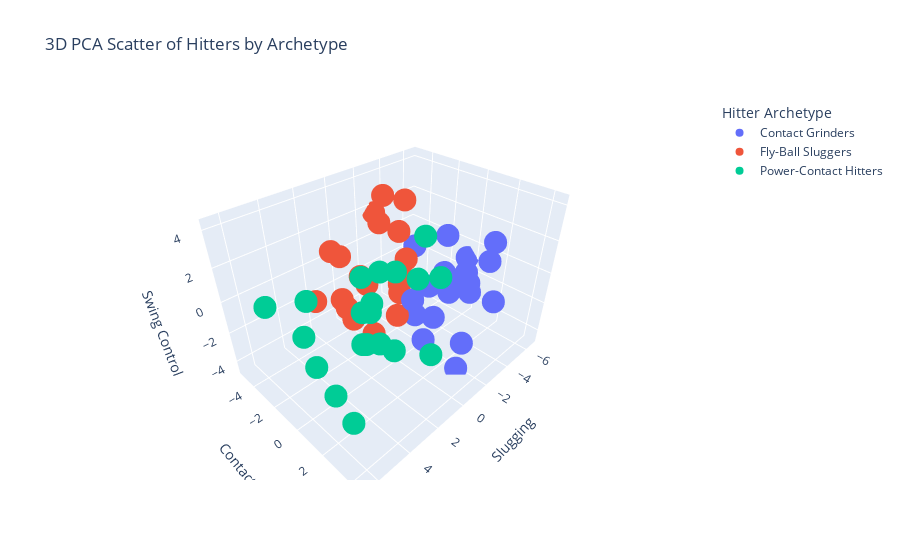

Notebook code for this chart:
### Code cell
# 3D PCA Scatter Plot with Updated Archetypes
cluster_map = {
    0: 'Contact Grinders',
    1: 'Power-Contact Hitters',
    2: 'Fly-Ball Sluggers'
}
pc_df['Archetype'] = pc_df['cluster'].map(cluster_map)

# Sample up to 20 points per archetype
sampled = (
    pc_df.groupby('Archetype')
         .apply(lambda grp: grp.sample(n=min(len(grp), 20), random_state= 2))
         .reset_index(drop=True)
)

fig = px.scatter_3d(
    sampled,
    x='Power (PC1)', y='Quality Of Contact (PC2)', z='Swing Control (PC3)',
    color='Archetype',
    title='3D PCA Scatter of Hitters by Archetype',
    labels={
        'Power (PC1)':               'Slugging',
        'Quality Of Contact (PC2)':  'Contact',
        'Swing Control (PC3)':       'Swing Control',
        'Archetype':                 'Hitter Archetype'
    }
)
fig.show()

### Figure 1 — Plotly figure (JSON) as saved in the notebook; plotly's stock layout.template omitted (floating-point values rounded to 4 significant figures)
{"data": [{"hovertemplate": "Hitter Archetype=Contact Grinders<br>Slugging=%{x}<br>Contact=%{y}<br>Swing Control=%{z}<extra></extra>", "legendgroup": "Contact Grinders", "marker": {"color": "#636efa", "symbol": "circle"}, "mode": "markers", "name": "Contact Grinders", "scene": "scene", "showlegend": true, "type": "scatter3d", "x": [-5.902, 0.1452, -5.604, -2.347, -6.596, -1.809, -1.042, -3.276, -1.654, -4.956, -0.9249, -0.08205, -0.2899, -6.136, -4.027, -3.231, -2.85, -1.109, -1.898, -1.608], "y": [-0.001795, 1.159, 1.728, 2.461, -0.5073, 2.99, 3.638, -1.882, 0.6688, 2.293, 0.3908, 2.348, 1.592, -1.773, 1.065, 2.077, 0.7052, 2.401, 4.461, 2.938], "z": [-1.894, 0.06976, 0.04786, 1.15, -1.075, -2.87, 1.184, 0.5361, -0.2228, 1.751, -1.895, -0.4916, -2.545, 0.1586, -0.7138, -0.1112, 0.1083, 0.5298, 0.6167, -4.627]}, {"hovertemplate": "Hitter Archetype=Fly-Ball Sluggers<br>Slugging=%{x}<br>Contact=%{y}<br>Swing Control=%{z}<extra></extra>", "legendgroup": "Fly-Ball Sluggers", "marker": {"color": "#EF553B", "symbol": "circle"}, "mode": "markers", "name": "Fly-Ball Sluggers", "scene": "scene", "showlegend": true, "type": "scatter3d", "x": [-0.6682, -2.252, 0.02214, -3.053, -0.9882, 2.568, -0.3288, 2.381, 1.437, 1.773, -1.966, -1.817, 1.844, 1.139, -0.9903, 2.146, 0.5805, -2.466, -0.8701, -3.062], "y": [-3.755, -3.764, -0.02094, -5.065, -2.083, -1.996, -5.142, -4.062, -0.7681, -1.545, -1.496, -1.68, -1.955, -3.272, -0.9381, -1.046, -1.304, -2.266, -0.2857, -2.526], "z": [-1.219, 1.69, -1.633, 1.606, 4.264, 2.54, -0.3149, -1.601, 0.6938, -1.765, -0.8372, -1.306, -1.202, -1.699, 2.676, -0.8846, -3.35, -2.533, 1.387, 3.224]}, {"hovertemplate": "Hitter Archetype=Power-Contact Hitters<br>Slugging=%{x}<br>Contact=%{y}<br>Swing Control=%{z}<extra></extra>", "legendgroup": "Power-Contact Hitters", "marker": {"color": "#00cc96", "symbol": "circle"}, "mode": "markers", "name": "Power-Contact Hitters", "scene": "scene", "showlegend": true, "type": "scatter3d", "x": [0.9962, 4.778, 3.651, 3.799, 5.684, 1.05, 0.0669, 5.236, 4.536, 6.521, 2.315, 0.3842, 1.642, 2.371, 1.089, 1.616, 2.273, 3.247, 6.069, 3.25], "y": [3.485, 0.4034, 1.601, 2.108, 0.4525, 0.7734, 1.752, 2.285, -1.551, -1.698, 0.5424, 1.677, 0.3157, -0.08379, 0.8882, 0.3671, 4.237, 0.8522, 0.3886, 0.9315], "z": [2.9, -3.841, -0.3743, 1.82, -1.198, -3.001, 3.847, -3.855, 0.8608, 1.507, 0.6608, 1.677, -2.434, 1.874, 2.031, 2.028, -0.1623, -1.114, 0.8034, 0.8592]}], "layout": {"legend": {"title": {"text": "Hitter Archetype"}, "tracegroupgap": 0}, "scene": {"domain": {"x": [0, 1], "y": [0, 1]}, "xaxis": {"title": {"text": "Slugging"}}, "yaxis": {"title": {"text": "Contact"}}, "zaxis": {"title": {"text": "Swing Control"}}}, "title": {"text": "3D PCA Scatter of Hitters by Archetype"}}}
